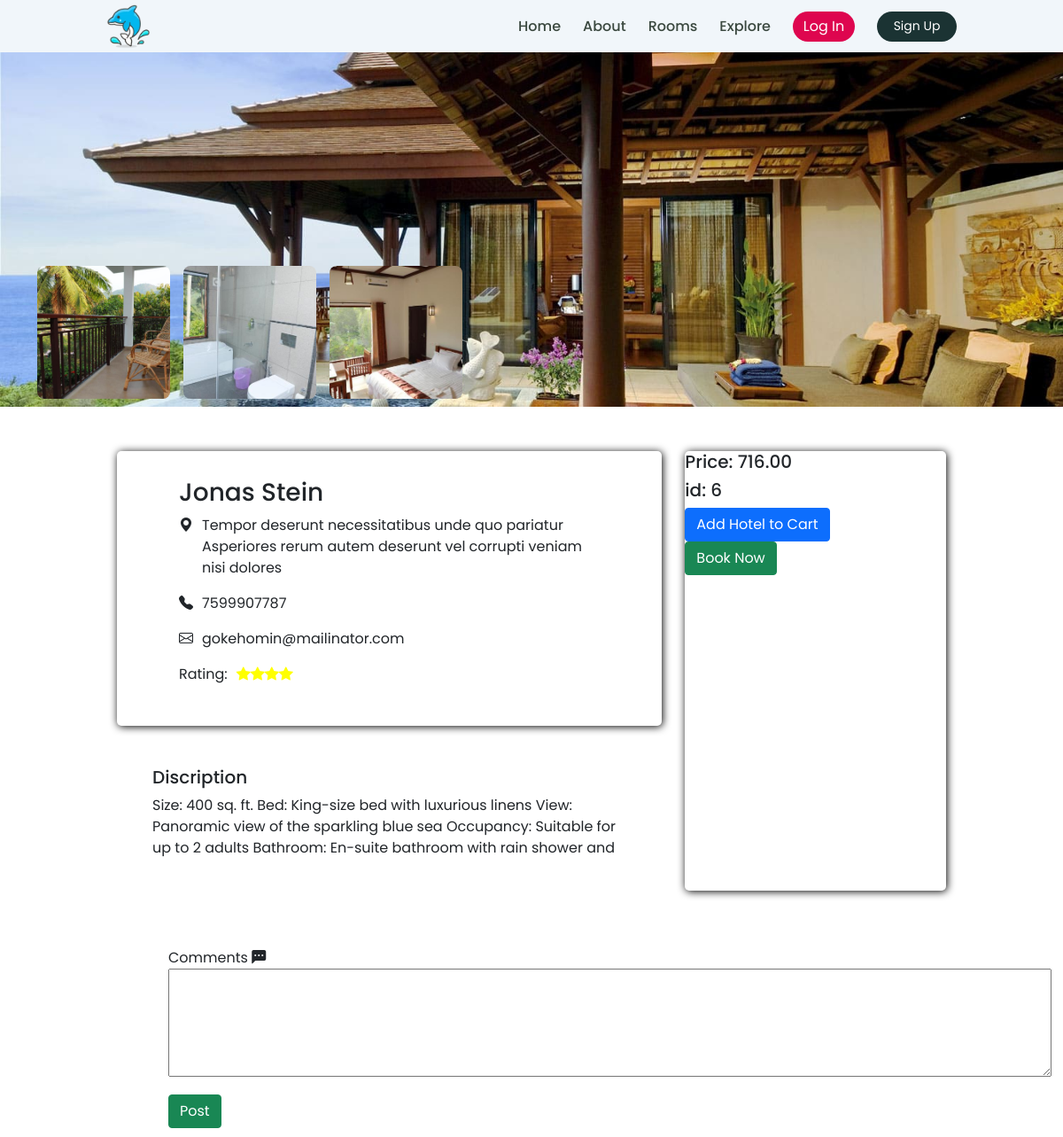
Page /detail/1/ on the committed database.
### hotel/models.py (models this page shows, shortened)
class Hotel(models.Model):
    user = models.ForeignKey(User, on_delete=models.SET_NULL, null=True)
    name = models.CharField(max_length=100)
    description = CKEditor5Field(null=True, blank=True, config_name='extends')
    address = models.CharField(max_length=256)
    image = models.FileField(upload_to = "hotel_gallery")
    mobile = models.CharField(max_length=200)
    email = models.CharField(max_length=100)
    status = models.CharField(max_length=20, choices=HOTEL_STATUS, default = "Live")
    tags = TaggableManager( blank=True)
    views = models.IntegerField(default=0)
    featured = models.BooleanField(default=False)
    hid = ShortUUIDField(unique=True, length=10, max_length=20, alphabet="abcdefghijklmnopqrstuvwxyz" )
    slug = models.SlugField(unique=True)
    date = models.DateField(auto_now_add=True)
    rating = models.IntegerField(default=0, blank=True, null=True)
    def hotel_gallery(self):
        return HotelGallery.objects.filter(hotel=self)
    def get_star_icons(self):
        if self.rating is not None:
            return f'<i class="bi bi-star-fill"></i>' * self.rating
        return ''

class HotelGallery(models.Model):
    hotel = models.ForeignKey(Hotel, on_delete=models.CASCADE)
    image = models.FileField(upload_to="hotel_gallery")
    hgid = ShortUUIDField(unique=True, length=10, max_length=20, alphabet="abcdefghijklmnopqrstuvwxyz" )
    class Meta:
        verbose_name_plural = "Hotel Gallery"

class RoomType(models.Model):
    hotel = models.ForeignKey(Hotel, on_delete=models.CASCADE)
    type = models.CharField(max_length=10)
    price = models.DecimalField(max_digits=12, decimal_places=2 , default=0.00)
    number_of_beds = models.PositiveIntegerField(default=0)
    room_capacity = models.PositiveIntegerField(default=0)
    rtid = ShortUUIDField(unique=True, length=10, max_length=20, alphabet="abcdefghijklmnopqrstuvwxyz")
    slug = models.SlugField(unique=True)
    date = models.DateField(auto_now_add=True)
    class Meta:
        verbose_name_plural = "Room Type"

### hotel/views.py (the view)
# urls.py: path("detail/<slug>/", views.hotel_detail, name="hotel-detail"),
def hotel_detail(request,slug):
    hotel = Hotel.objects.get( slug=slug)
    hotels = Hotel.objects.filter(slug=slug)
    room_types = RoomType.objects.filter(hotel=hotel)
    context={'hotel': hotel, 'hotels': hotels, 'room_types': room_types }
    return render(request, "hotel/hotel_detail.html", context)

### templates/hotel/hotel_detail.html (shortened to what this page needs)
{% load static %}
<!DOCTYPE html>
<html lang="en">
<head>
    <link href="https://cdn.jsdelivr.net/npm/bootstrap@5.0.2/dist/css/bootstrap.min.css" rel="stylesheet"
>
    <link rel="stylesheet" href="https://cdn.jsdelivr.net/npm/bootstrap-icons@1.11.3/font/bootstrap-icons.min.css">
    <link rel="stylesheet" href="{% static '/css/detailpage.css' %}">
</head>
<body>
    <div class="nav-container">
        <div class="items"><a href=""><img src="{% static '/images/free-dolphin-42-450306.png' %}" alt="..logo"
                    id="logo"></a></div>
        <div class="items"><a href="{% url 'hotel:index'%}">Home</a></div>
        <div class="items"><a href="{%  url 'hotel:about' %}">About</a></div>
        <div class="items"><a href="{%  url 'hotel:rooms' %}">Rooms</a></div>
        <div class="items"><a href="#">Explore</a></div>
        <div class="items">
            {% if request.user.is_authenticated %}
            <a href="#"><button class="btn btn-outline-warning" id="dash">User DashBoard</button></a>
            {% else %}
            <a href="{% url 'userauths:sign-in'%}"><button id="login">Log In</button></a>
            {% endif %}
        </div>
        <div class="items">
            {% if request.user.is_authenticated %}
            <a href="#"><img src="{% static '/images/cat.png' %}" alt="logoavatar" id="logoavatar"></a>
            {% else %}
            <a href="{% url 'userauths:sign-up'%}"><button id="btns">Sign Up</button></a>
            {% endif %}
        </div>
    </div>
    {% for hotel in hotels %}
    <div class="container-fluid-md imagedetail bg-info">
        <img src="{{hotel.image.url}}" class="img-fluid" alt="..." id="detailImage" />
        <div class="container rooms">
            {% for hotel_gallery in hotel.hotel_gallery.all %}
            <div class="item1">
                <img src="{{hotel_gallery.image.url}}" alt="..." class="img-fluid">
            </div>
            {% endfor %}
        </div>
    </div>
    {% endfor %}
    {% for hotel in hotels %}
    <div class="container-md details">
        <div class="base1">
            <h3>{{hotel.name}}</h3>
            <div class="raate"><i class="bi bi-geo-alt-fill"></i>
                <p>{{hotel.address}}</p>
            </div>
            <div class="raate"><i class="bi bi-telephone-fill"></i>
                <p>{{hotel.mobile}}</p>
            </div>
            <div class="raate"><i class="bi bi-envelope"></i>
                <p>{{hotel.email}}</p>
            </div>
            <div class="raate">
                <p>Rating:</p>
                <div class="rating-star">
                    <p>{{ hotel.get_star_icons|safe }}</p>
                </div>
            </div>
        </div>
        <div class="base2">
            {% for room in room_types %}
            <h5>Price: {{ room.price}}</h5>
            <h5>id: {{ room.id}}</h5>
            <form method="post" action="{% url 'hotel:add_hotel_to_cart' hotel_slug=hotel.slug %}">
                <button type="submit" class="btn btn-primary">Add Hotel to Cart</button>
            </form>
            {% endfor %}
            <a href="{% url 'hotel:create_booking' slug=hotel.slug %}" class="btn btn-success">Book Now</a>
        </div>
        <div class="base3">
            <h5>Discription</h5>{{ hotel.description|safe}}
        </div>
    </div>
    {% endfor %}
    <div class="container tags">
        <div class="Comments"><label>Comments <i class="bi bi-chat-left-dots-fill"></i></label><textarea name="" id=""
                cols="70" rows="5"></textarea></div>
        <button class="btn btn-success">Post</button>
    </div>
</body>
</html>

### static/css/detailpage.css (style rules this page uses)
* { margin: 0; padding: 0; box-sizing: border-box; font-family: 'Poppins', sans-serif; }
.imagedetail { height: 50vh; }
#detailImage { width: 100vw; height: 50vh; object-fit: cover; }
.nav-container { display: flex; height: 59px; align-items: center; background-color: #F1F6FA; gap: 25px; padding: 0 120px; position: -webkit-sticky; position: sticky; top: 0; }
.items:nth-of-type(1) { flex-grow: 1; }
#logo { width: 50px; }
.nav-container .items a { color: #3A483F; font-weight: 500; text-decoration: none; }
#btns { width: 90px; height: 34px; border-radius: 25px; border: none; background-color: #1B3333; cursor: pointer; transition: 500ms; padding: 4px 8px; font-size: 14px; color:#fff; }
#login { width: 70px; height: 34px; background-color: #DE064F; border: none; border-radius: 25px; color: #fff; cursor: pointer; transition: 300ms; }
.rooms { display: flex; gap: 15px; margin-top: -159px; }
.item1 { height: 150px; width: 150px; transition: 500ms; }
.item1 img { height: 150px; width: 150px; object-fit: cover; transition: 500ms; border-radius: 8px; }
.details { display: grid; height: 60vh; grid-template-columns: 1fr 1fr 1fr; grid-template-rows: 1fr 1fr; gap: 26px; margin-top: 50px; margin-bottom: 50px; z-index: -1; width: 80vw; }
.base1 { grid-column-start: 1; grid-column-end: 3; grid-row-start: 1; grid-row-end: 2; padding: 30px 70px; box-shadow: 1px 1px 10px black; border-radius: 5px; }
.base2 { grid-column-start: 3; grid-column-end: 4; grid-row-start: 1; grid-row-end: 3; box-shadow: 1px 1px 10px black; border-radius: 5px; }
.base3 { grid-row-start: 2; grid-row-end: 3; grid-column-start: 1; grid-column-end: 3; padding: 20px 40px; }
.rating-star { width: 100px; }
.rating-star i { color: yellow; }
.raate { display: flex; gap: 10px; }
.tags { width: 80vw; padding: 10px 70px; }
.Comments { display: flex; flex-direction: column; align-items: start; margin: 20px 0; }

### rows in the picture
Hotel: image (picture), name "Jonas Stein", address "Tempor deserunt necessitatibus unde quo pariatur Asperiores rerum autem deserunt vel corrupti veniam nisi dolores", mobile "7599907787", email "gokehomin@mailinator.com", description "Size: 400 sq. ft. Bed: King-size bed with luxurious linens View: Panoramic view of the sparkling blue sea Occupancy: Suitable for up to 2 adults Bathroom: En-suite bathroom with rain shower and"
HotelGallery: image (picture)
HotelGallery: image (picture)
HotelGallery: image (picture)
RoomType: price "716.00", id "6"
